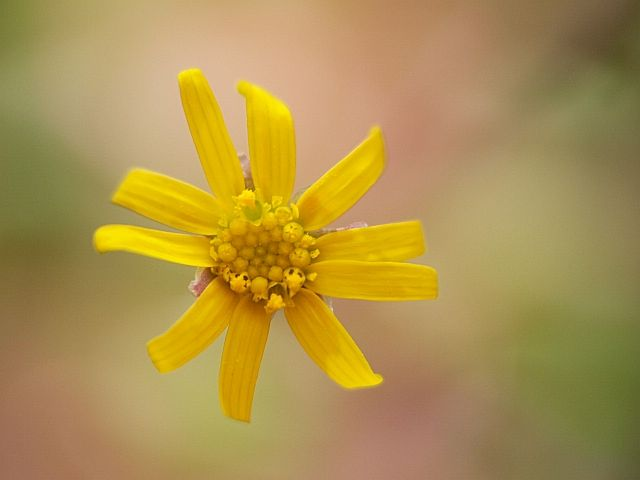
#> input picture datas/f1.jpg, 640 x 480 px
$ jupyter execute '13-图像特效-图像平移.ipynb'   (shell and % lines are left out)
#> lines starting #> are read from the running program, lines starting #| are printed output that depends on the picture
# 图像特效-图像平移

[cell 1]
#coding:utf-8
import numpy as np
import cv2
import matplotlib.pyplot as plt
from numpy.lib.function_base import histogram

[cell 2]
src = cv2.cvtColor(cv2.imread('../datas/f1.jpg'),cv2.COLOR_BGR2RGB)
gray = cv2.imread('../datas/f2.jpg',0)
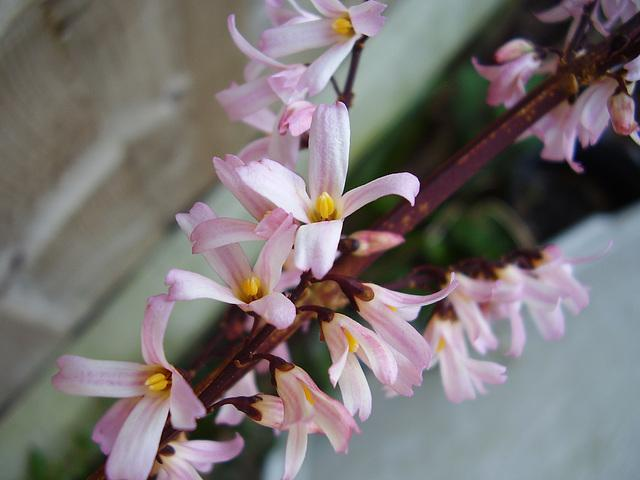
#> input picture python-code/opengl-learning/resources/images/f2.jpg, 640 x 480 px, found by its file name
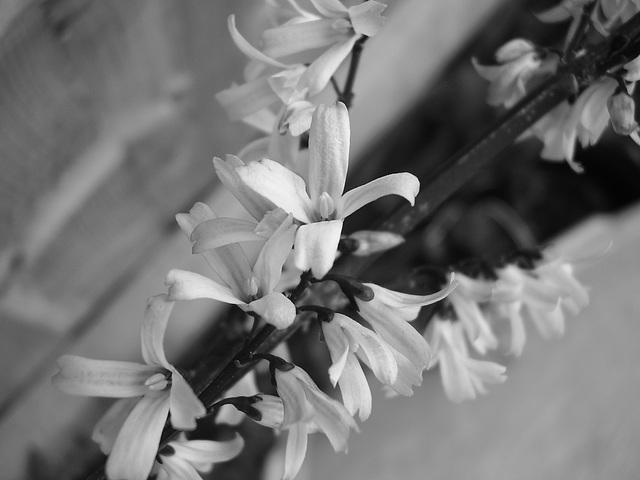
#> gray: shape (480, 640); min 0, max 254, mean 116.2

[cell 3]
def translate(src,x,y,fillcolor=(0,0,0)):
#> called with x = -150, y = -100, fillcolor = (115, 115, 115)
    rows,cols = src.shape[0],src.shape[1]
#> rows = 480; cols = 640
    if x < -cols:
        x = -cols
    if y < -rows:
        y = -rows
    if x > cols:
        x = cols
    if y > rows:
        y = rows
    dst = np.zeros_like(src)
    dst[:,:,:] = fillcolor
    if x == -cols or x == cols or y == -rows or y == rows:
        return dst
    if x > 0 and y > 0:
        dst[y:rows,x:cols] = src[0:rows-y,0:cols-x]
    if x > 0 and y < 0:
        dst[0:rows-np.abs(y),x:cols] = src[np.abs(y):rows,0:cols-x]
    if x < 0 and y > 0:
        dst[y:rows,0:cols - np.abs(x)] = src[0:rows-y,np.abs(x):cols]
    if x < 0 and y < 0:
        dst[0:rows-np.abs(y),0:cols - np.abs(x)] = src[np.abs(y):rows,np.abs(x):cols]
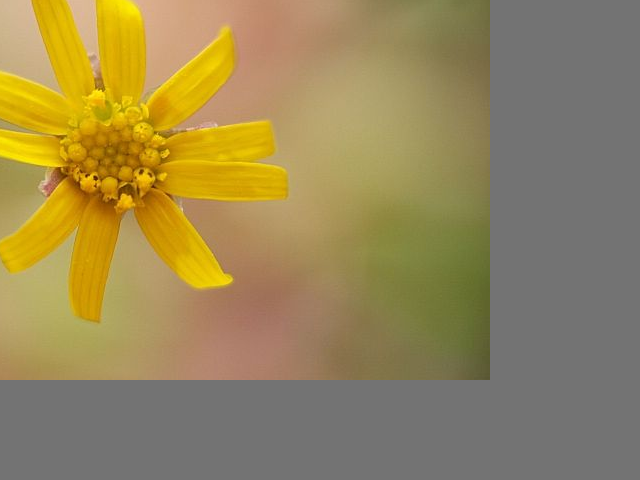
#> dst: shape (480, 640, 3); mean R, G, B 152, 135, 87.9
    return dst
